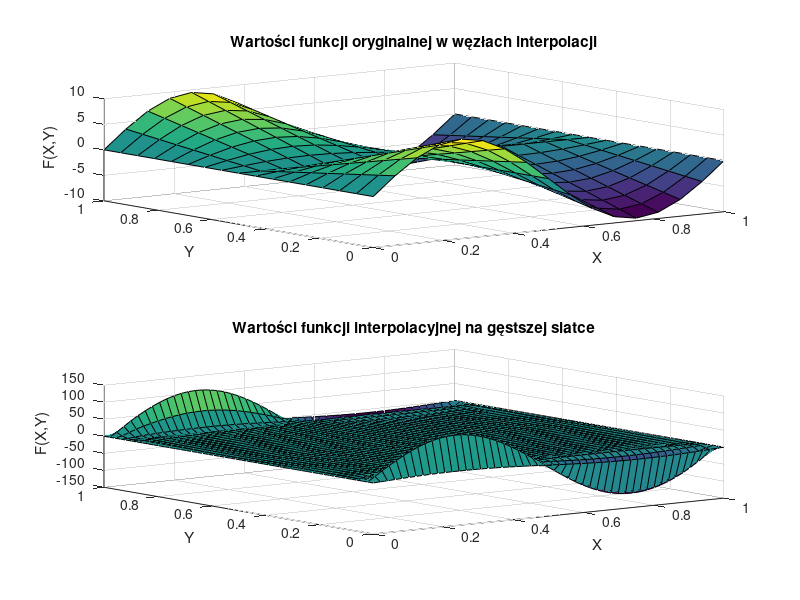

Reproduce this figure in MATLAB.
function [M,N,P,R,x_coarse,y_coarse,F_coarse,x_fine,y_fine,F_fine] = zadanie5()
    P = 50; % liczba unikalnych współrzędnych x punktów dla których będzie obliczana interpolacja
	R = 50; % liczba unikalnych współrzędnych y punktów dla których będzie obliczana interpolacja
	M = 17; % liczba węzłów interpolacji wzdłuż osi X (stopień wielomianu zmiennej x: M-1)
	N = 17; % liczba węzłów interpolacji wzdłuż osi Y (stopień wielomianu zmiennej y: N-1)
	
	% Generowanie węzłów interpolacji na płaszczyźnie
	x_coarse = linspace(0, 1, M);
	y_coarse = linspace(0, 1, N);
	[X_coarse, Y_coarse] = meshgrid(x_coarse, y_coarse);
	
	% Wyznaczenie wartości funkcji oryginalnej w węzłach
	F_coarse = 19 * sin(X_coarse*2*pi) .* abs(Y_coarse-0.5);
	
	MN = M*N;
	xvec_coarse = reshape(X_coarse, MN, 1);
	yvec_coarse = reshape(Y_coarse, MN, 1);
	fvec_coarse = reshape(F_coarse, MN, 1);
	
	% Macierz Vandermonde'a dla interpolacji 2d
	V = zeros(M*N, M*N);
	for i = 0:(M-1)
		for j = 0:(N-1)
			V(:, i*N + j + 1) = xvec_coarse.^i .* yvec_coarse.^j;
		end
	end
	
	% Współczynniki wielomianu interpolacyjnego
	coeffs = V \ fvec_coarse;
	
	% Obliczanie wartości funkcji interpolującej na gęstszej siatce
	x_fine = linspace(0, 1, P);
	y_fine = linspace(0, 1, R);
	[X_fine, Y_fine] = meshgrid(x_fine, y_fine);
	
	F_fine = zeros(size(X_fine));
	% zadanie B: zdefiniuj obliczenia wartości wielomianu interpolującego. Rezultat obliczeń zapisz w zmiennej F_fine.
	for i = 0:(M-1)
		for j = 0:(N-1)
			F_fine = F_fine + coeffs(i*N + j + 1) * X_fine.^i .* Y_fine.^j;
		end
	end

    subplot(2,1,1);
    surf(X_coarse, Y_coarse, F_coarse);
    title('Wartości funkcji oryginalnej w węzłach interpolacji');
    xlabel('X');
    ylabel('Y');
    zlabel('F(X,Y)');

    subplot(2,1,2);
    surf(X_fine, Y_fine, F_fine);
    title('Wartości funkcji interpolacyjnej na gęstszej siatce');
    xlabel('X');
    ylabel('Y');
    zlabel('F(X,Y)');
	saveas(gcf, 'zadanie5.png');
 

end